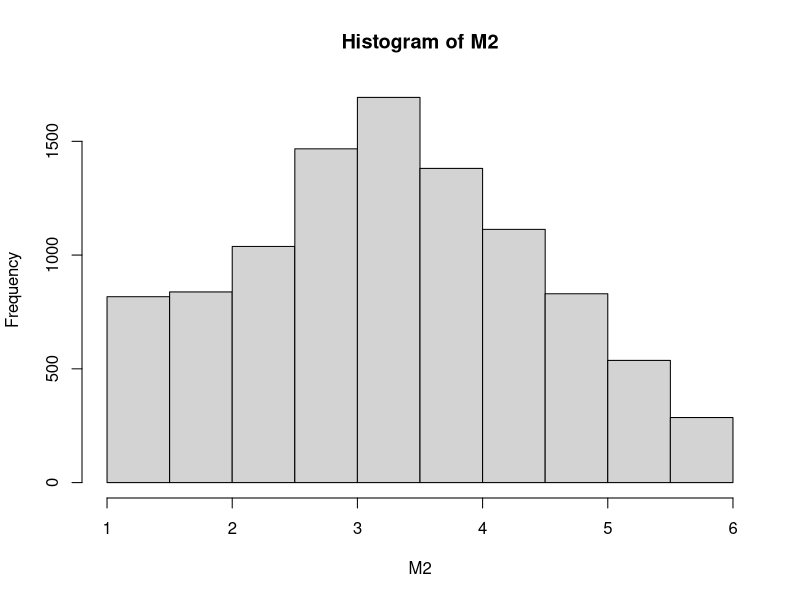
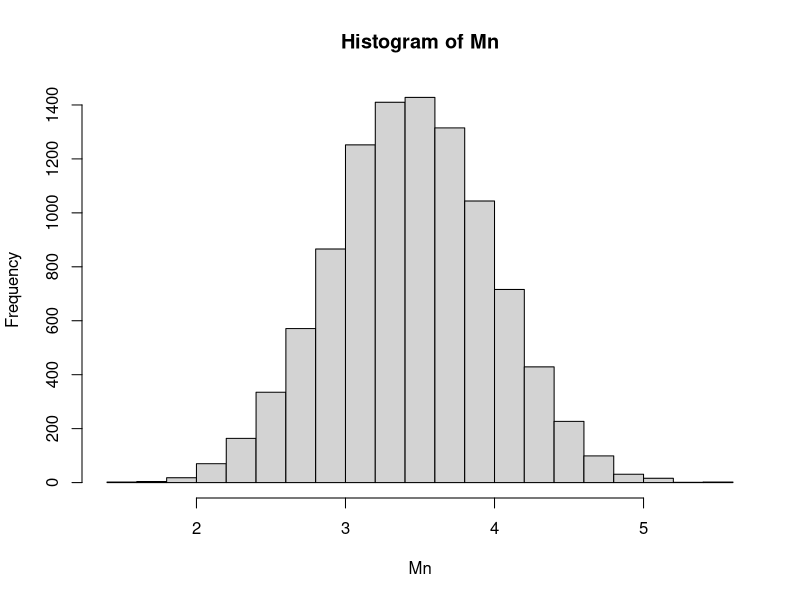

These charts were generated, in order, by the following R code:
# R-Labbar – simulering
set.seed(123)
X <- sample(1:6, size = 10000, replace = TRUE)
table(X)
prop.table(table(X))

X1 <- sample(1:6, 10000, replace = TRUE)
X2 <- sample(1:6, 10000, replace = TRUE)
M2 <- (X1 + X2) / 2
mean(M2)
hist(M2)

n <- 10
kast <- replicate(n, sample(1:6, 10000, replace = TRUE))
Mn <- rowMeans(kast)
mean(Mn)
sd(Mn)
hist(Mn)

Z1 <- rbinom(10000, size = 100, prob = 0.2)
Z2 <- rhyper(nn = 10000, m = 120, n = 480, k = 100)
Z3 <- rpois(10000, lambda = 5)
Z4 <- rnorm(10000, mean = 0, sd = 1)
Z5 <- rnorm(10000, mean = 180, sd = 7)
summary(Z5)
quantile(Z5, c(0.025, 0.5, 0.975))
